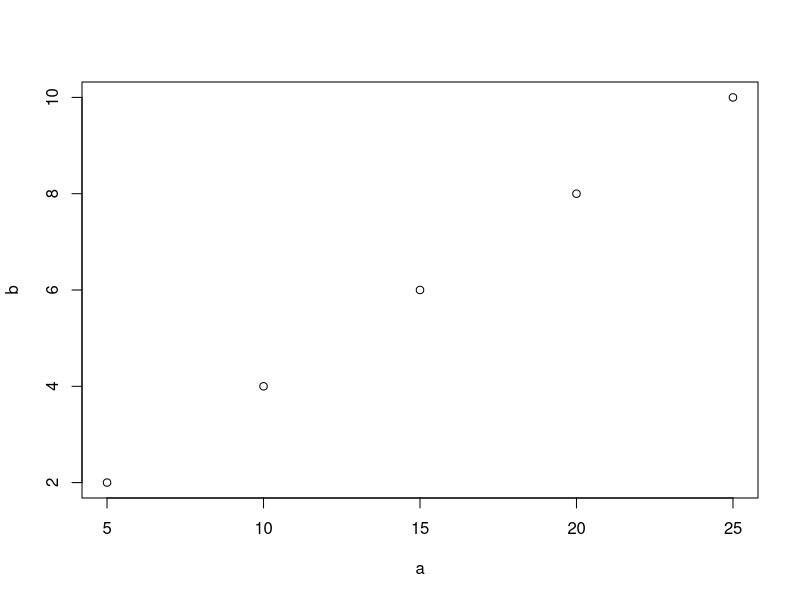
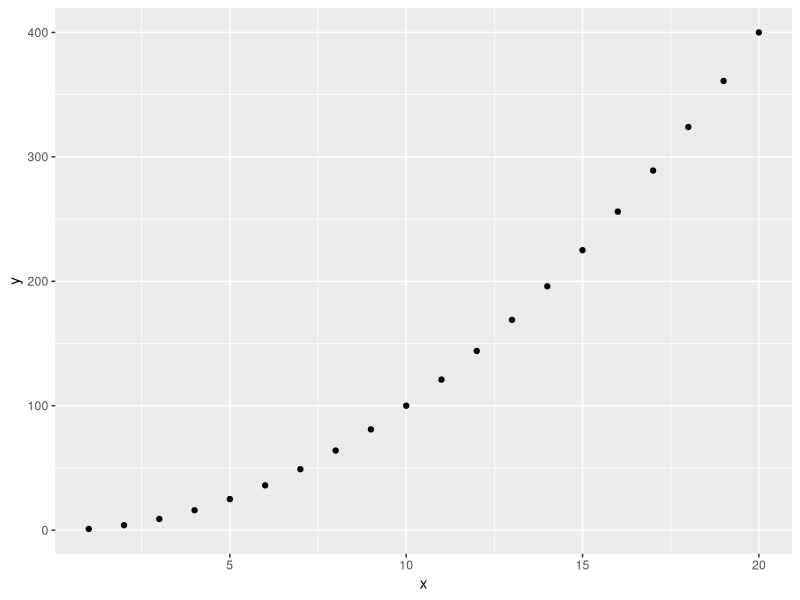
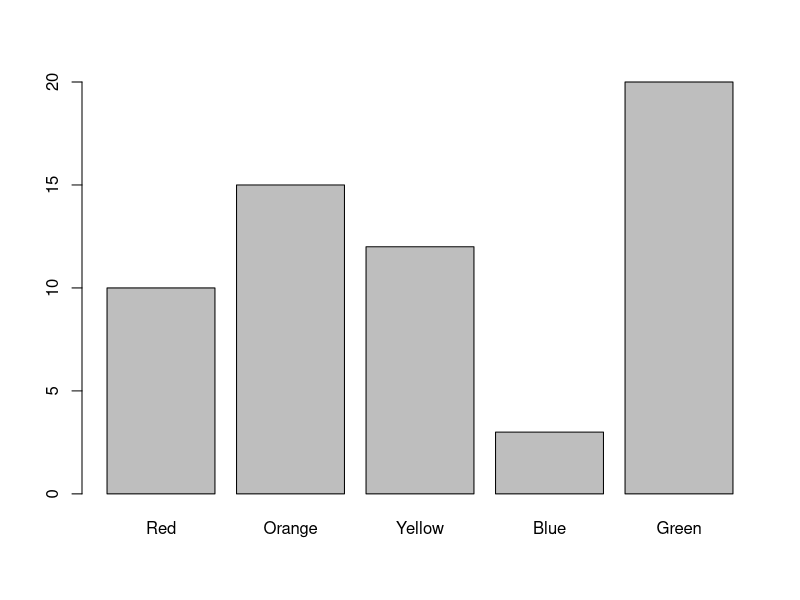

Generate these figures, in order, with R:
## ---- chunk 1
a <-c(5, 10, 15, 20, 25)
b <-c(2, 4, 6, 8, 10)
c <-c(1, 3, 5, 7, 9) 

x <- cbind(a, b, c)
x
plot(x)
## ---- chunk 2
df <- data.frame (
  Name <-  c("Adam", "Joe", "Steve", "Sam", "Emily"),
  Age <-  c("35", "28", "29", "30", "25"),
  Role <-  c("Manager", "QC", "Customer Service", "HR", "Engineer"),
  Years_of_Service <-  c("10", "5", "8", "9", "2")
  )
df

## ---- chunk 3
install.packages("ggplot2", dependencies = TRUE)
require(ggplot2)
df <- data.frame (
  x <- c(1:20),
  y <- c(x^2)
)

qplot(x, y, data = df)
## ---- chunk 4

a <- c("Red", "Orange", "Yellow", "Blue", "Green")
b <- c(10, 15, 12, 3, 20)

barplot(b, names.arg = a)

## ---- chunk 5
name <- readline("What is your name?")
age <- readline("How old are you?")

name
age
## ---- chunk 6
x <- 20:50
x
sum(x)

mean(x)
## ---- chunk 7
sample(-50:50, 10)

